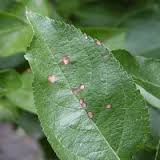
%> input picture week4(Image_Segmentation)/13.jpg, 160 x 160 px
$ octave EdgeDetection.m   (GNU Octave 9; MATLAB toolbox functions it lacks are replaced by stand-ins)
%> lines starting %> are read from the running program, lines starting %| are printed output that depends on the picture; in (x1, y1, x2, y2) boxes, pixels count from 0 and x2, y2 are one past the last pixel; in counts of white or black regions, pixels touching at a corner belong together; the program's own positions count from 1
clear all;
close all;
clc;
a=imread('13.jpg');
%> a is the input picture: size 160x160x3 uint8; mean R, G, B 97, 127.2, 85.8
%image converted into gray scale
a=rgb2gray(a);
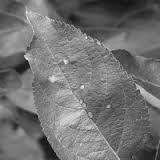
%> a: size 160x160 uint8; min 6, max 243, mean 113.5
%various edge detection techniques
b=edge(a,'roberts');
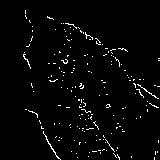
%> b: size 160x160 logical; 2.5% white in thin lines or dots, all inside (x1, y1, x2, y2) = (23, 10, 160, 160)
c=edge(a,'sobel');
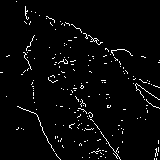
%> c: size 160x160 logical; 3.1% white in thin lines or dots
d=edge(a,'prewitt');
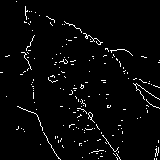
%> d: size 160x160 logical; 3.1% white in thin lines or dots
e=edge(a,'canny');
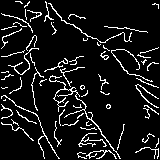
%> e: size 160x160 logical; 9.2% white in thin lines or dots
f=edge(a,'log');
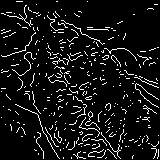
%> f: size 160x160 logical; 8.1% white in thin lines or dots
subplot(2,3,1),imshow(a),title('Original Image');
subplot(2,3,2),imshow(b),title('Roberts');
subplot(2,3,3),imshow(c),title('Sobel');
subplot(2,3,4),imshow(d),title('Prewitt');
subplot(2,3,5),imshow(e),title('Canny');
subplot(2,3,6),imshow(f),title('Log');

$ run again, with week4(Image_Segmentation)/3.png saved as week4(Image_Segmentation)/13.jpg
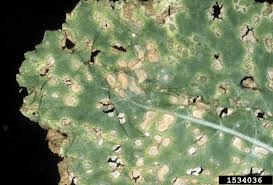
%> input picture week4(Image_Segmentation)/3.png, 273 x 185 px
%> a is the input picture: size 185x273x3 uint8; mean R, G, B 118.3, 129.2, 97.2
%> a: size 185x273 uint8
%> `b=edge(a,'roberts');`:
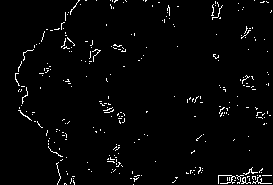
%> b: size 185x273 logical; 2.5% white in thin lines or dots
%> c: size 185x273 logical; 3.3% white in thin lines or dots
%> d: size 185x273 logical; 3.3% white in thin lines or dots
%> e: size 185x273 logical; 12.4% white in thin lines or dots
%> `f=edge(a,'log');`:
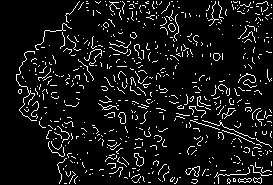
%> f: size 185x273 logical; 8% white in thin lines or dots

$ run again, with week4(Image_Segmentation)/8.png saved as week4(Image_Segmentation)/13.jpg
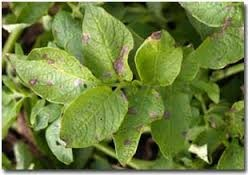
%> input picture week4(Image_Segmentation)/8.png, 248 x 175 px
%> a is the input picture: size 175x248x3 uint8; mean R, G, B 110.5, 128.2, 63.7
%> a: size 175x248 uint8
%> `b=edge(a,'roberts');`:
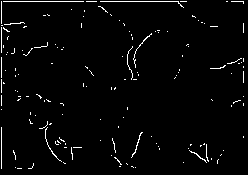
%> b: size 175x248 logical; 2.4% white in thin lines or dots
%> c: size 175x248 logical; 3.8% white in thin lines or dots
%> d: size 175x248 logical; 3.8% white in thin lines or dots
%> e: size 175x248 logical; 9.9% white in thin lines or dots
%> `f=edge(a,'log');`:
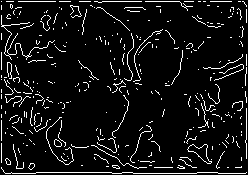
%> f: size 175x248 logical; 7.4% white in thin lines or dots
